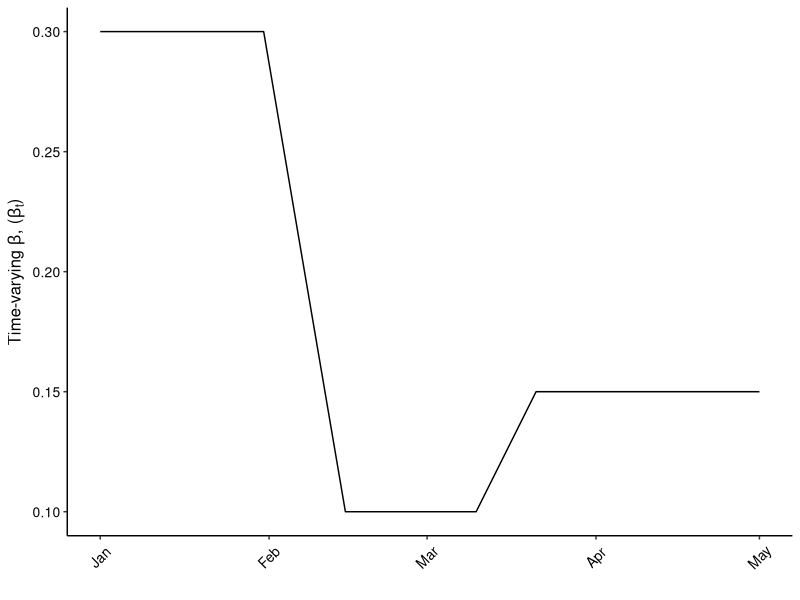
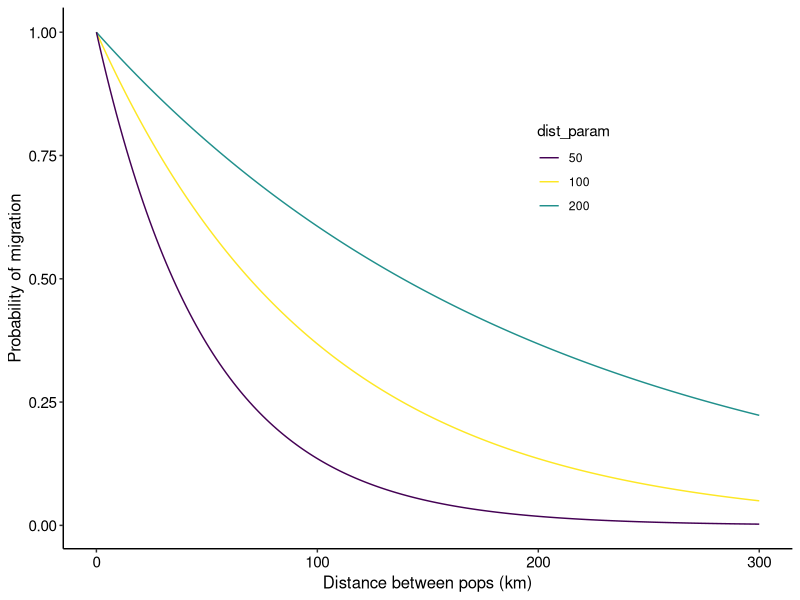
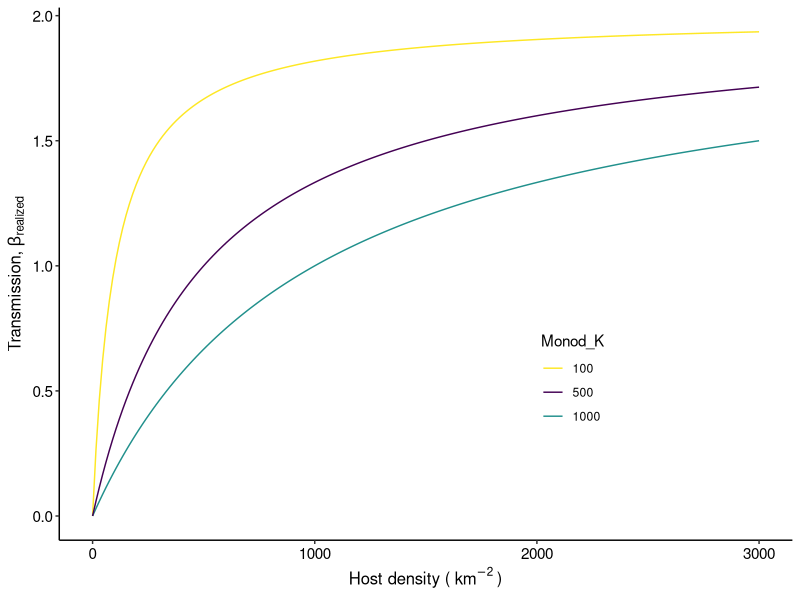

Recreate these plots in R, in order.
## ---- chunk 1
knitr::opts_chunk$set(
  collapse = TRUE,
  comment = "#>"
)
## ---- chunk 2
library(tidyverse)
library(viridis)
library(lubridate)
## ---- chunk 3
# Set up the dates of change. 5 time windows
n_windows = 5
# Window intervals
start_dates = c(mdy("1-1-20"),  mdy("2-1-20"),  mdy("2-16-20"), mdy("3-11-20"),  mdy("3-22-20"))
end_dates =   c(mdy("1-31-20"), mdy("2-15-20"), mdy("3-10-20"), mdy("3-21-20"), mdy("5-1-20"))

# Date sequence
date_seq = seq.Date(start_dates[1], end_dates[n_windows], by = "1 day")

# Time-varying beta
changing_beta = c(0.3,            0.1,            0.1,            0.15,            0.15)

#beta sequence
beta_seq = NULL

beta_seq[1:(yday(end_dates[1]) - yday(start_dates[1]) + 1)] =
  changing_beta[1]

for(i in 2:n_windows){

  beta_temp_seq = NULL
  beta_temp = NULL

  if(changing_beta[i] != changing_beta[i-1]){

    beta_diff = changing_beta[i-1] - changing_beta[i]
    n_days = yday(end_dates[i]) - yday(start_dates[i]) + 1
    beta_slope = - beta_diff / n_days

    for(j in 1:n_days){
      beta_temp_seq[j] = changing_beta[i-1] + beta_slope*j
    }

  }else{
    n_days = yday(end_dates[i]) - yday(start_dates[i]) + 1
    beta_temp_seq = rep(changing_beta[i], times = n_days)
  }

  beta_seq = c(beta_seq, beta_temp_seq)

}

beta_seq_df = data.frame(beta_seq, date_seq)
date_breaks = seq(range(date_seq)[1],
                  range(date_seq)[2],
                  by = "1 month")


ggplot(beta_seq_df) +
  geom_path(aes(x = date_seq, y = beta_seq)) +
  scale_x_date(breaks = date_breaks, date_labels = "%b") +
  labs(x="", y=expression("Time-varying "*beta*", ("*beta[t]*")")) +
  # THEME
  theme_classic()+
  theme(
    axis.text = element_text(size = 10, color = "black"),
    axis.title = element_text(size = 12, color = "black"),
    axis.text.x = element_text(angle = 45, vjust = 0.5)
  )


## ---- chunk 4

# Distance between populations:
dist_temp = seq(0, 300, length.out = 200)
dist_param = c(50, 100, 200)

p_move_func = function(dist_param, distance){
  1 / (exp( distance / dist_param ))
}

p_move_mat = sapply(dist_param,
                    p_move_func, distance = dist_temp)
p_move_df =
  data.frame(dist_ij = dist_temp, p_move_mat) %>%
  pivot_longer(X1:X3, values_to = "p_ij", names_to = "dp_val") %>%
  mutate(dp_val = case_when(
    dp_val == "X1" ~ "50",
    dp_val == "X2" ~ "100",
    dp_val == "X3" ~ "200"
  ))

ggplot(p_move_df) +
  geom_path(aes(x = dist_ij, y = p_ij,
                color = dp_val, group = dp_val)) +
  labs(x = "Distance between pops (km)",
       y = "Probability of migration") +
  scale_color_viridis_d(name = "dist_param",
                        breaks = c("50", "100", "200"),
                        direction = -1) +
  theme_classic() +
  theme(
    axis.title = element_text(color = "black", size = 12),
    axis.text = element_text(color = "black", size = 11),
    legend.position = c(0.7,0.7)
  )



## ---- chunk 5

# Distance between populations:
# Units hosts / km2
dens_temp = seq(0, 3000, length.out = 200)
monod_k = c(100, 500, 1000)
beta_max = 2.0

beta_dd_func = function(monod_k, dens_temp, beta_max){
  beta_max * dens_temp / (monod_k + dens_temp)
}

beta_dd_mat = sapply(monod_k,
                    beta_dd_func, dens_temp, beta_max)
beta_dd_df =
  data.frame(dens = dens_temp, beta_dd_mat) %>%
  pivot_longer(X1:X3, values_to = "beta_realz", names_to = "monod_K") %>%
  mutate(monod_K = case_when(
    monod_K == "X1" ~ "100",
    monod_K == "X2" ~ "500",
    monod_K == "X3" ~ "1000"
  ))

ggplot(beta_dd_df) +
  geom_path(aes(x = dens, y = beta_realz,
                color = monod_K, group = monod_K)) +
  labs(x = expression("Host density ("~km^-2~")"),
       y = expression("Transmission,"~beta["realized"])) +
  scale_color_viridis_d(name = "Monod_K",
                        breaks = c("100", "500", "1000"),
                        direction = -1) +
  theme_classic() +
  theme(
    axis.title = element_text(color = "black", size = 12),
    axis.text = element_text(color = "black", size = 11),
    legend.position = c(0.7,0.3)
  )




